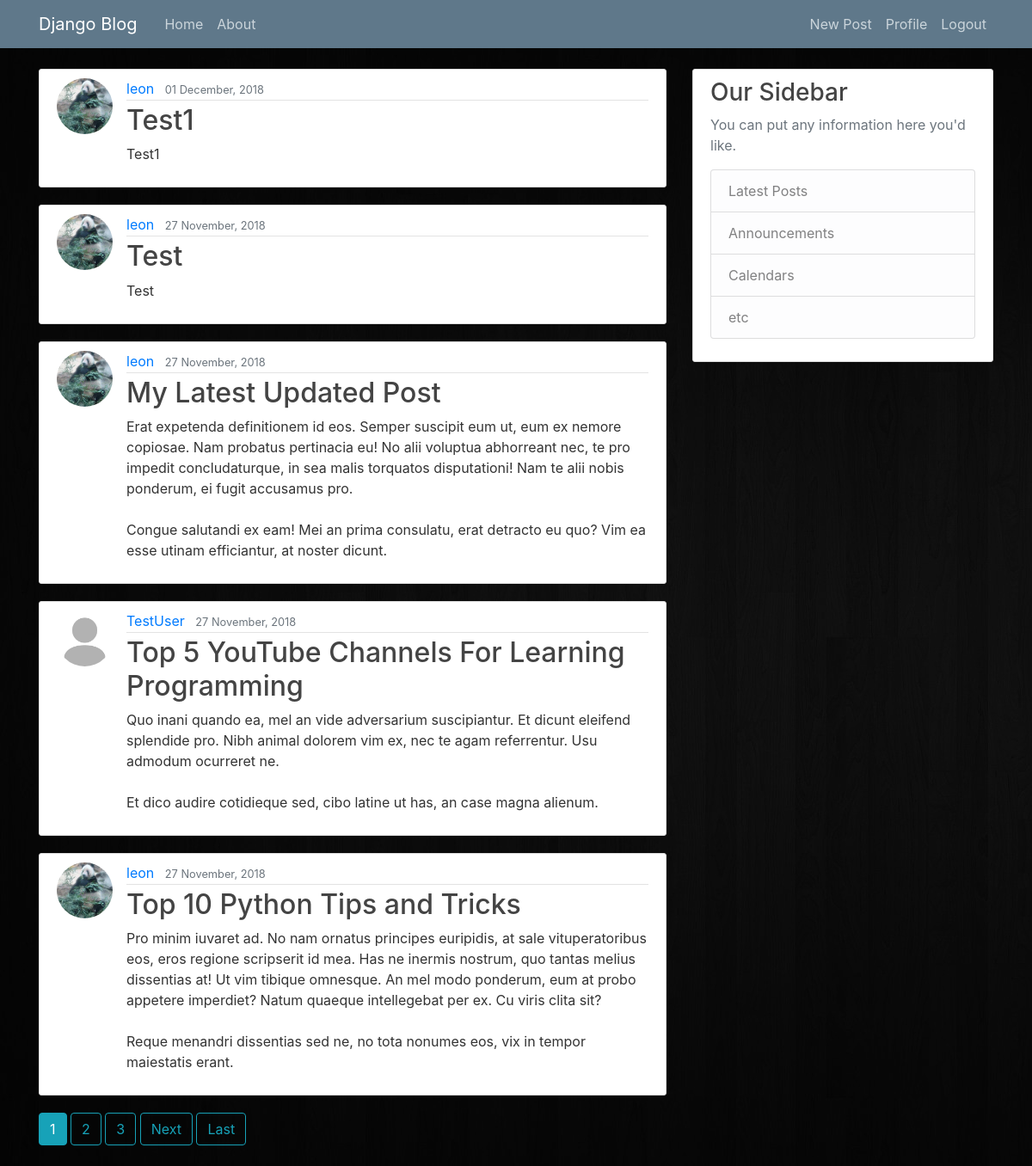
The app's page / (signed in) with its own data.
### blog/models.py (models this page shows, shortened)
class Post(models.Model):
    title=models.CharField(max_length=100)
    content=models.TextField()
    date_posted=models.DateTimeField(default=timezone.now)
    author=models.ForeignKey(User, on_delete=models.CASCADE)

### users/models.py (models this page shows, shortened)
class Profile(models.Model):
    user=models.OneToOneField(User, on_delete=models.CASCADE)
    image=models.ImageField(default='default.jpg', upload_to='profile_pics')

### blog/views.py (the view)
# urls.py: path('', PostListView.as_view(), name='blog-home'),
class PostListView(ListView):
    model=Post
    template_name='blog/home.html' #<app>/<model>+<viewtype>.html
    context_object_name='posts'
    ordering=['-date_posted']
    paginate_by=5

### blog/templates/blog/home.html (shortened to what this page needs)
{%extends "blog/base.html"%}
{% block content%}
	{% for post in posts %}
		<article class="media content-section">
		 <img class="rounded-circle article-img" src="{{post.author.profile.image.url}}">
		  <div class="media-body">
		    <div class="article-metadata">
		      <a class="mr-2" href="{% url 'user-posts' post.author.username %}">{{ post.author }}</a>
		      <small class="text-muted">{{ post.date_posted|date:"d F, Y" }}</small>
		    </div>
		    <h2><a class="article-title" href="{% url 'post-detail' post.id %}">{{ post.title }}</a></h2>
		    <p class="article-content">{{ post.content }}</p>
		  </div>
		</article>
	{% endfor %}
	{%if is_paginated %}
		{% for num in page_obj.paginator.page_range %}
			{%if page_obj.number == num%}
				<a class="btn btn-info mb-4" href="?page={{ num }}">{{ num }}</a>
			{% elif num > page_obj.number|add:'-3' %}
				{% if num < page_obj.number|add:'3' %}
					<a class="btn btn-outline-info mb-4" href="?page={{ num }}">{{ num }}</a>
				{%endif%}
			{%endif%}
		{% endfor %}
		{% if page_obj.has_next%}
			<a class="btn btn-outline-info mb-4" href="?page={{page_obj.next_page_number}}">Next</a>
			<a class="btn btn-outline-info mb-4" href="?page={{page_obj.paginator.num_pages}}">Last</a>
		{%endif%}
	{%endif%}
{%endblock content%}

### blog/static/blog/main.css (style rules this page uses)
body { background: #fafafa; color: #333333; margin-top: 5rem; }
h1, h2, h3, h4, h5, h6 { color: #444444; }
.content-section { background: #ffffff; padding: 10px 20px; border: 1px solid #dddddd; border-radius: 3px; margin-bottom: 20px; }
.article-title { color: #444444; }
.article-content { white-space: pre-line; }
.article-img { height: 65px; width: 65px; margin-right: 16px; }
.article-metadata { padding-bottom: 1px; margin-bottom: 4px; border-bottom: 1px solid #e3e3e3 }

### records on screen
Post: author.profile.image (picture), author "leon", date_posted "01 December, 2018", title "Test1", content "Test1"
Post: author.profile.image (picture), author "leon", date_posted "27 November, 2018", title "Test", content "Test"
Post: author.profile.image (picture), author "leon", date_posted "27 November, 2018", title "My Latest Updated Post", content "Erat expetenda definitionem id eos. Semper suscipit eum ut, eum ex nemore copiosae. Nam probatus pertinacia eu! No alii voluptua abhorreant nec, te pro impedit concludaturque, in sea malis torquatos disputationi! Nam te alii nobis ponderum, ei fugit accusamus pro. Congue salutandi ex eam! Mei an prima consulatu, erat detracto eu quo? Vim ea esse utinam efficiantur, at noster dicunt."
Post: author.profile.image (placeholder picture), author "TestUser", date_posted "27 November, 2018", title "Top 5 YouTube Channels For Learning Programming", content "Quo inani quando ea, mel an vide adversarium suscipiantur. Et dicunt eleifend splendide pro. Nibh animal dolorem vim ex, nec te agam referrentur. Usu admodum ocurreret ne. Et dico audire cotidieque sed, cibo latine ut has, an case magna alienum."
Post: author.profile.image (picture), author "leon", date_posted "27 November, 2018", title "Top 10 Python Tips and Tricks", content "Pro minim iuvaret ad. No nam ornatus principes euripidis, at sale vituperatoribus eos, eros regione scripserit id mea. Has ne inermis nostrum, quo tantas melius dissentias at! Ut vim tibique omnesque. An mel modo ponderum, eum at probo appetere imperdiet? Natum quaeque intellegebat per ex. Cu viris clita sit? Reque menandri dissentias sed ne, no tota nonumes eos, vix in tempor maiestatis erant."

### other values on screen
{{ num }} "1"
{{ num }} "2" "3"
